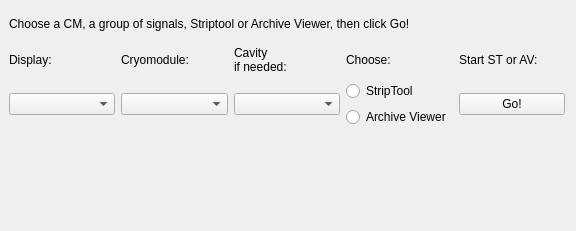
<?xml version="1.0" encoding="UTF-8"?>
<ui version="4.0">
 <class>Form</class>
 <widget class="QWidget" name="Form">
  <property name="geometry">
   <rect>
    <x>0</x>
    <y>0</y>
    <width>576</width>
    <height>231</height>
   </rect>
  </property>
  <property name="maximumSize">
   <size>
    <width>16777215</width>
    <height>16777215</height>
   </size>
  </property>
  <property name="windowTitle">
   <string>makeAutoPlot</string>
  </property>
  <widget class="QWidget" name="gridLayoutWidget">
   <property name="geometry">
    <rect>
     <x>9</x>
     <y>9</y>
     <width>556</width>
     <height>211</height>
    </rect>
   </property>
   <layout class="QGridLayout" name="gridLayout">
    <item row="1" column="1">
     <widget class="QLabel" name="CMLabel">
      <property name="text">
       <string>Cryomodule:</string>
      </property>
     </widget>
    </item>
    <item row="1" column="0">
     <widget class="QLabel" name="label">
      <property name="text">
       <string>Display:</string>
      </property>
     </widget>
    </item>
    <item row="1" column="4">
     <widget class="QLabel" name="label_4">
      <property name="maximumSize">
       <size>
        <width>16777215</width>
        <height>30</height>
       </size>
      </property>
      <property name="text">
       <string>Start ST or AV:</string>
      </property>
     </widget>
    </item>
    <item row="2" column="0">
     <widget class="QComboBox" name="DispComboBox"/>
    </item>
    <item row="2" column="4">
     <widget class="QPushButton" name="GoButton">
      <property name="text">
       <string>Go!</string>
      </property>
     </widget>
    </item>
    <item row="2" column="3">
     <layout class="QVBoxLayout" name="verticalLayout">
      <item>
       <widget class="QRadioButton" name="STradioButton">
        <property name="text">
         <string>StripTool</string>
        </property>
       </widget>
      </item>
      <item>
       <widget class="QRadioButton" name="AVradioButton">
        <property name="text">
         <string>Archive Viewer</string>
        </property>
       </widget>
      </item>
     </layout>
    </item>
    <item row="2" column="2">
     <widget class="QComboBox" name="CavComboBox"/>
    </item>
    <item row="1" column="2">
     <widget class="QLabel" name="CavLabel">
      <property name="text">
       <string>Cavity&lt;br&gt;  if needed:</string>
      </property>
     </widget>
    </item>
    <item row="0" column="0" colspan="5">
     <widget class="QLabel" name="TitleText">
      <property name="maximumSize">
       <size>
        <width>1677715</width>
        <height>30</height>
       </size>
      </property>
      <property name="text">
       <string>Choose a CM, a group of signals, Striptool or Archive Viewer, then click Go!</string>
      </property>
     </widget>
    </item>
    <item row="3" column="0" colspan="5">
     <widget class="PyDMLabel" name="DescLabel">
      <property name="toolTip">
       <string/>
      </property>
     </widget>
    </item>
    <item row="2" column="1">
     <widget class="QComboBox" name="CMComboBox"/>
    </item>
    <item row="1" column="3">
     <widget class="QLabel" name="label_3">
      <property name="text">
       <string>Choose:</string>
      </property>
     </widget>
    </item>
   </layout>
  </widget>
 </widget>
 <customwidgets>
  <customwidget>
   <class>PyDMLabel</class>
   <extends>QLabel</extends>
   <header>pydm.widgets.label</header>
  </customwidget>
 </customwidgets>
 <resources/>
 <connections/>
</ui>
